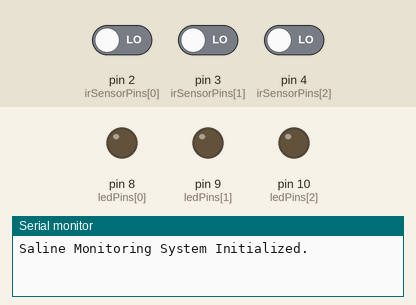
Recording of a sketch running on a simulated Arduino Uno, built with avr-gcc and run on an emulated ATmega328P. Shown: output pins drawn as LEDs (lit = HIGH), the last lines printed to the serial monitor. Dashed ring = blinking. The inputs (shaded band) are chosen by the test bench; at power-on: pin 2 (irSensorPins[0]) LOW, pin 3 (irSensorPins[1]) LOW, pin 4 (irSensorPins[2]) LOW.

Above: at 1.2 s.
1.3 s: pin 2 (irSensorPins[0]) driven HIGH
At 1.42 s:
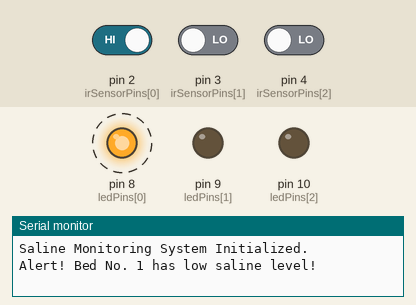
4.3 s: pin 3 (irSensorPins[1]) driven HIGH
At 4.42 s:
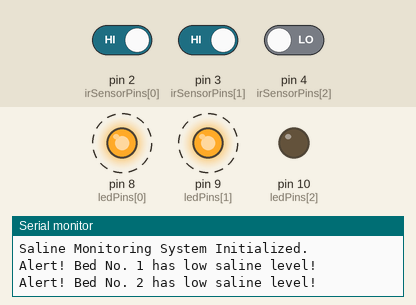
7.3 s: pin 4 (irSensorPins[2]) driven HIGH
At 7.42 s:
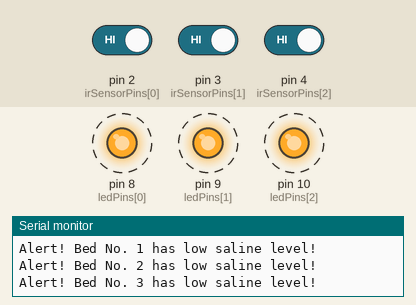
10.3 s: pin 2 (irSensorPins[0]) driven LOW
At 10.42 s:
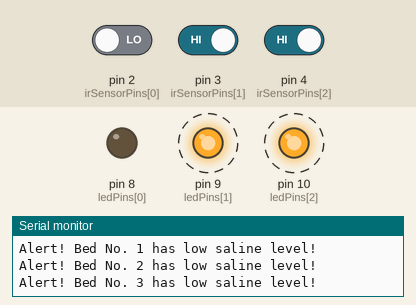
13.3 s: pin 3 (irSensorPins[1]) driven LOW
At 13.42 s:
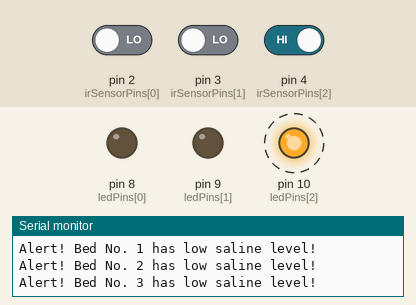
16.3 s: pin 2 (irSensorPins[0]) driven HIGH
At 16.42 s:
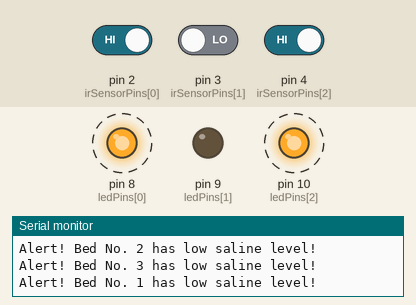
Timing chart, 0 to 20.3 s (numbered marks = the images above; inputs shaded):
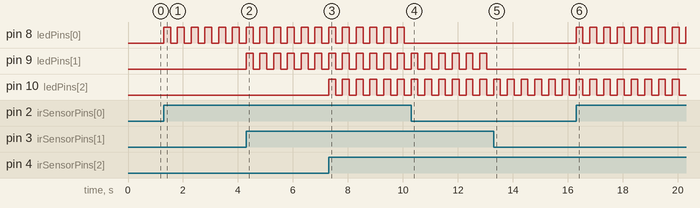

The sketch:

code.ino
```cpp
/*
  Saline Level Monitoring System (Non-Blocking)
  - Monitors 3 IR sensors.
  - Blinks corresponding LED for a bed if saline is low.
  - Assumes IR sensor outputs HIGH when saline is absent (no reflection).
*/

// --- Pin Definitions ---
const int irSensorPins[] = {2, 3, 4}; // Sensors for Bed 1, 2, 3
const int ledPins[] = {8, 9, 10};     // LEDs for Bed 1, 2, 3
const int numBeds = 3;

// --- Blink Without Delay Timing ---
const long blinkInterval = 250; // Blink interval (milliseconds)
unsigned long previousMillis[numBeds] = {0, 0, 0};
int ledState[numBeds] = {LOW, LOW, LOW};
int previousSensorState[numBeds] = {LOW, LOW, LOW}; // Track sensor state to print alert only once

void setup() {
  Serial.begin(9600);
  Serial.println("Saline Monitoring System Initialized.");

  for (int i = 0; i < numBeds; i++) {
    pinMode(irSensorPins[i], INPUT);
    pinMode(ledPins[i], OUTPUT);
  }
}

void loop() {
  // Get the current time once per loop
  unsigned long currentMillis = millis();

  // Check all beds in every loop
  for (int i = 0; i < numBeds; i++) {
    checkSalineLevel(currentMillis, i);
  }
  // No delay() here, so the loop runs as fast as possible
}

/**
 * @brief Checks saline level for one bed and manages LED blinking without delay.
 * @param currentMillis The current time from millis().
 * @param bedIndex The index (0-2) of the bed to check.
 */
void checkSalineLevel(unsigned long currentMillis, int bedIndex) {
  // Read the state of the IR sensor
  int sensorState = digitalRead(irSensorPins[bedIndex]);

  // Check if the saline is absent (sensor output is HIGH)
  if (sensorState == HIGH) {

    // If the state just changed from LOW to HIGH, print the alert once.
    if (previousSensorState[bedIndex] == LOW) {
      Serial.print("Alert! Bed No. ");
      Serial.print(bedIndex + 1); // Add 1 for human-readable bed number
      Serial.println(" has low saline level!");
    }

    // Handle the non-blocking blink
    if (currentMillis - previousMillis[bedIndex] >= blinkInterval) {
      previousMillis[bedIndex] = currentMillis; // Save the last blink time
      ledState[bedIndex] = !ledState[bedIndex]; // Toggle the state
      digitalWrite(ledPins[bedIndex], ledState[bedIndex]);
    }

    previousSensorState[bedIndex] = HIGH; // Record the current state

  } else {
    // Saline level is normal (sensor is LOW)
    digitalWrite(ledPins[bedIndex], LOW); // Ensure the LED is off
    ledState[bedIndex] = LOW;             // Reset the blink state
    previousSensorState[bedIndex] = LOW;  // Record the current state
  }
}
```

Measured:
- after the input at 1.3 s, pin 8 (ledPins[0]): alternates HIGH for 0.25 s and LOW for 0.25 s, starting at once
- after the input at 4.3 s, pin 9 (ledPins[1]): alternates HIGH for 0.25 s and LOW for 0.25 s, starting at once
- after the input at 7.3 s, pin 10 (ledPins[2]): alternates HIGH for 0.25 s and LOW for 0.25 s, starting at once
- after the input at 10.3 s, pin 8 (ledPins[0]): stops changing and stays LOW
- after the input at 13.3 s, pin 9 (ledPins[1]): stops changing and stays LOW
- after the input at 16.3 s, pin 8 (ledPins[0]): alternates HIGH for 0.25 s and LOW for 0.25 s, starting at once
